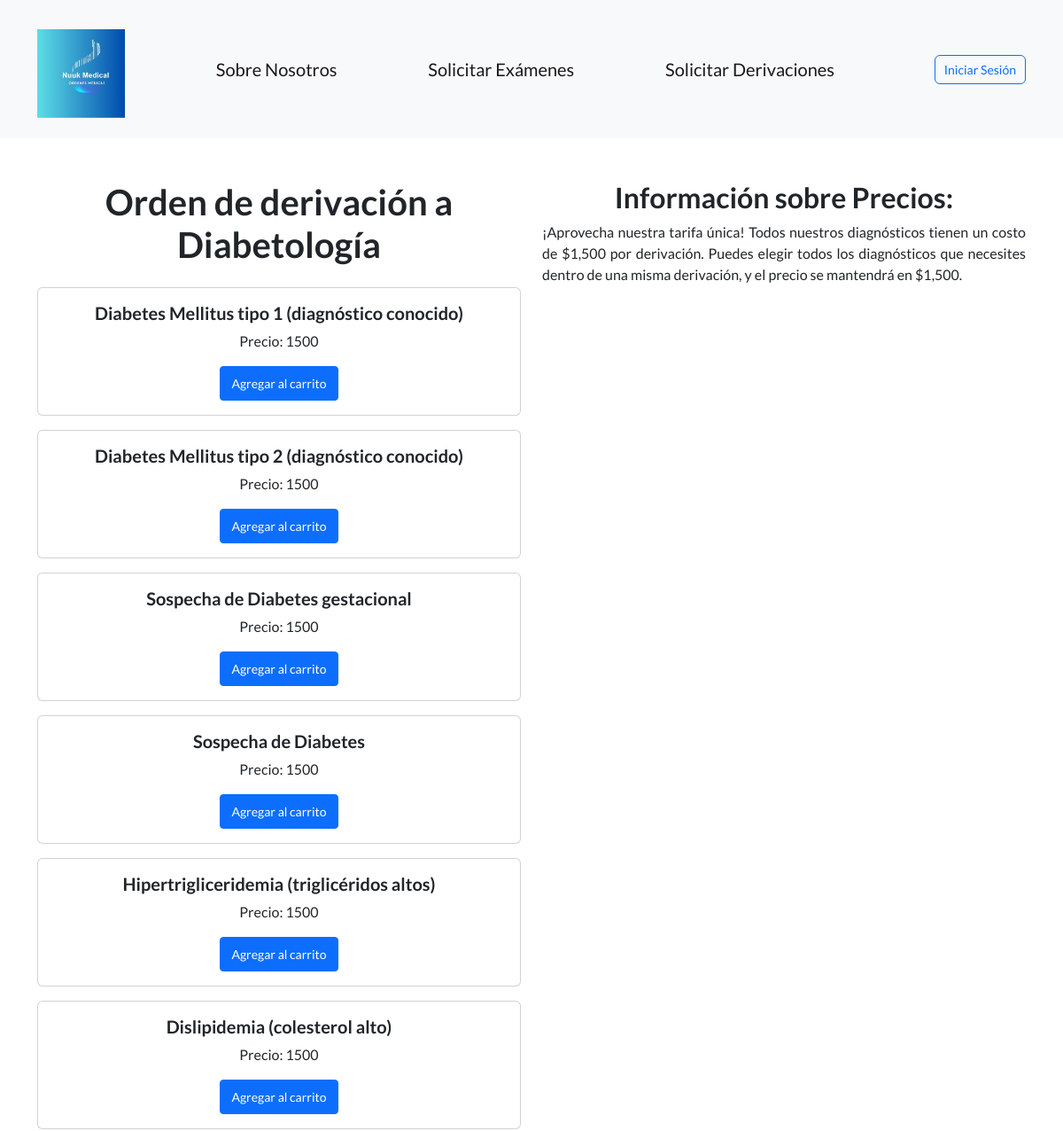
Page /ver_diagnosticos/6/ (upper part) on the earlier database version.
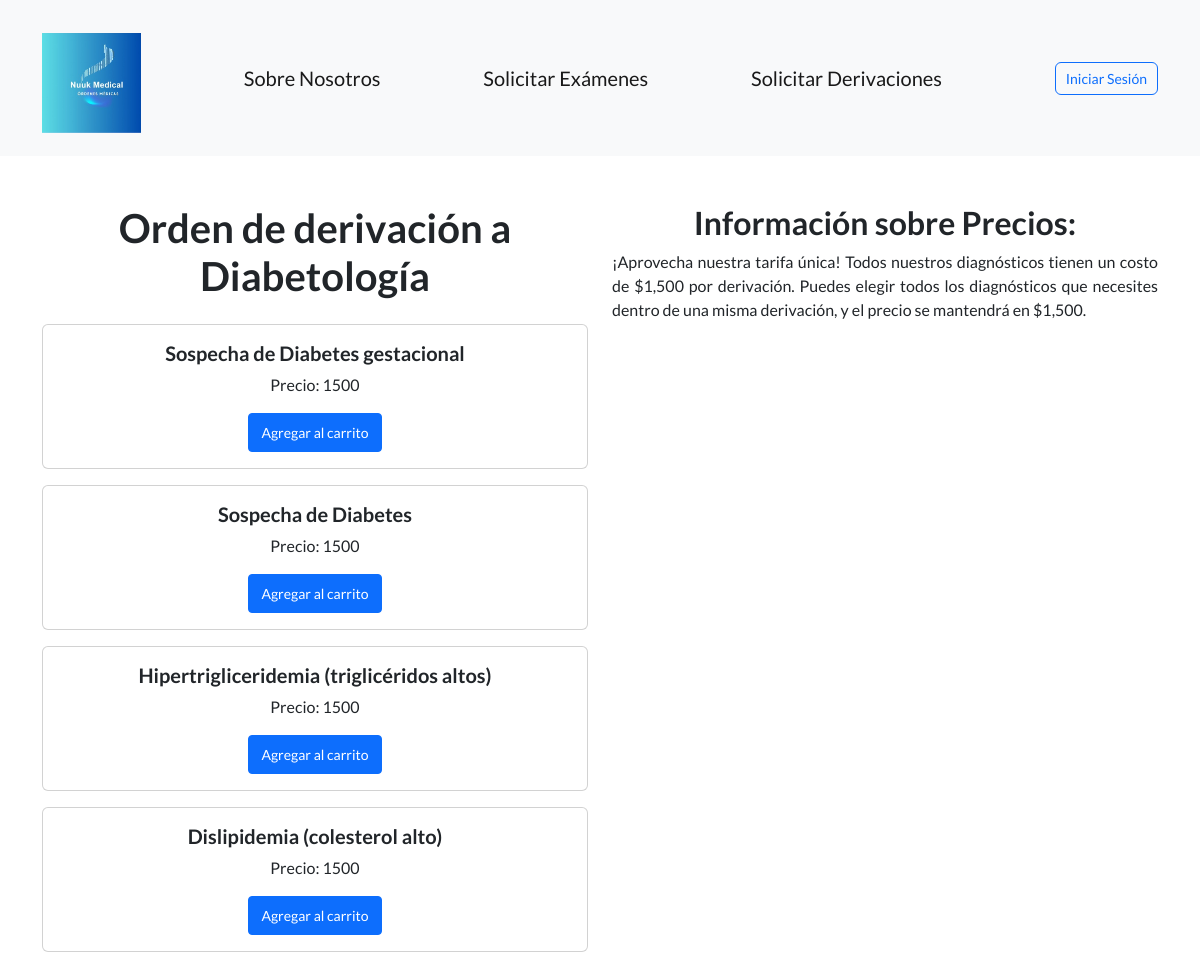
Same page on the later database version.
### AppWeb/models.py (models this page shows, shortened)
class Derivacion(models.Model):
    nombre = models.CharField(max_length=100)
    descripcion = models.TextField(blank=True)
    precio = models.DecimalField(max_digits=10, decimal_places=0)
    imagen_url = models.CharField(max_length=200, null=True, blank=True)

class Item(models.Model):
    nombre = models.CharField(max_length=100)
    categoria = models.ForeignKey(Categoria, on_delete=models.CASCADE, null=True, blank=True)
    derivacion = models.ForeignKey(Derivacion, on_delete=models.CASCADE, null=True, blank=True)
    descripcion = models.TextField(blank=True)

### AppWeb/views.py (the view)
# urls.py: path('ver_diagnosticos/<int:derivacion_id>/', views.ver_diagnosticos, name='ver_diagnosticos'),
def ver_diagnosticos(request, derivacion_id):
    derivacion = get_object_or_404(Derivacion, id=derivacion_id)
    diagnosticos = Item.objects.filter(derivacion=derivacion)
    return render(request, 'derivaciones/diagnostico.html', {'derivacion': derivacion, 'diagnosticos': diagnosticos})

### AppWeb/templates/derivaciones/diagnostico.html (shortened to what this page needs)
{% extends 'base.html' %}
{% load static %}
{% block content %}
<div class="container mt-5 mb-5">
    <div class="row">
        <div class="col-md-6">
            <h1 class="mb-4 text-center">{{ derivacion.nombre }}</h1>
            {% for diagnostico in diagnosticos %}
            <div class="card mb-3">
                <div class="card-body text-center">
                    <h5 class="card-title">{{ diagnostico.nombre }}</h5>
                    <p class="card-text">Precio: {{ diagnostico.derivacion.precio }}</p>
                    {% if user.is_authenticated %}
                    <form class="agregar-al-carrito-form" data-producto-id="{{ diagnostico.id }}" method="post" action="{% url 'agregar_derivaciones' %}">
                        {% csrf_token %}
                        <input type="hidden" name="elemento_id" value="{{ diagnostico.id }}">
                        <input type="hidden" name="tipo" value="diagnostico">
                        <button type="button" class="btn btn-primary btn-sm btn-agregar" onclick="agregarAlCarrito('{{ diagnostico.id }}', this); this.disabled=true;">
                            Agregar al carrito
                        </button>
                    </form>
                    {% else %}
                    <button type="button" class="btn btn-primary btn-sm btn-agregar" onclick="agregarAlCarrito('{{ diagnostico.id }}', this);">
                        Agregar al carrito
                    </button>
                    {% endif %}
                </div>
            </div>
            {% endfor %}
        </div>
        <div class="col-md-6">
            <div class="text-format">
                <h2 class="text-format-heading" style="text-align: center;">Información sobre Precios:</h2>
                <p class="text-format-content" style="text-align: justify;">¡Aprovecha nuestra tarifa única! Todos nuestros diagnósticos tienen un costo de $1,500 por derivación. Puedes elegir todos los diagnósticos que necesites dentro de una misma derivación, y el precio se mantendrá en $1,500.</p>
            </div>
        </div>
    </div>
</div>
{% endblock %}

### AppWeb/templates/base.html (shortened to what this page needs)
<!DOCTYPE html>
<html lang="en">
    <head>
        {% load static %}
        <link rel="stylesheet" href="https://stackpath.bootstrapcdn.com/bootstrap/4.5.2/css/bootstrap.min.css">
        <link href="https://cdn.jsdelivr.net/npm/bootstrap-icons@1.5.0/font/bootstrap-icons.css" rel="stylesheet" type="text/css" />
        <link href="{% static 'css/styles.css' %}" rel="stylesheet"/>
        <link rel="stylesheet" href="https://cdnjs.cloudflare.com/ajax/libs/toastify-js/1.11.0/toastify.min.css">
    </head>
    <body>
        <nav class="navbar navbar-light bg-light static-top">
            <div class="container">
                <a class="navbar-brand" href="{% url 'index' %}">
                    <img src="{% static 'assets/img/logoazul.jpeg' %}" alt="Nuuk Medical" style="display: block; margin: 20px auto 10px; height: 100px;">
                </a>
                <a class="navbar-brand" href="{% url 'nosotros' %}">Sobre Nosotros</a>
                <a class="navbar-brand" href="{% url 'ver_categorias' %}">Solicitar Exámenes</a>
                <a class="navbar-brand" href="{% url 'derivaciones' %}">Solicitar Derivaciones</a>
                {% if request.user.is_authenticated %}
                <div class="navbar-item">
                    <a href="{% url 'mi_cuenta' %}" class="navbar-link">
                        Hola {{ request.user.nombre|default:request.user.username }} {{ request.user.apellido|default:'' }}
                    </a>
                    <a href="{% url 'resumen_carrito' %}" class="btn btn-outline-dark custom-btn">Mi carrito</a>
                    <a href="{% url 'logout' %}" class="btn btn-outline-secondary custom-btn">Cerrar sesión</a>
                </div>
                {% else %}
                <a class="btn btn-outline-primary custom-btn" href="{% url 'login' %}">Iniciar Sesión</a>
                {% endif %}
                </div>
                </nav>
    {% block content %}
    {% endblock %}
</body>
</html>

### AppWeb/templates/base.html (style rules this page uses)
.custom-btn { padding: 5px 10px; font-size: 14px; margin-left: 10px; }

Differences in the rows shown:
removed Item: nombre "Diabetes Mellitus tipo 1 (diagnóstico conocido)", derivacion.precio "1500"
removed Item: nombre "Diabetes Mellitus tipo 2 (diagnóstico conocido)", derivacion.precio "1500"
